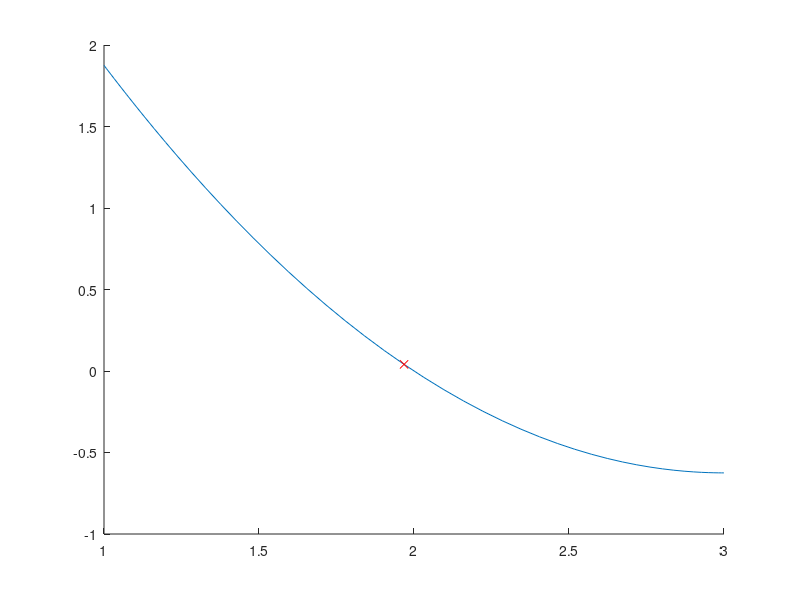
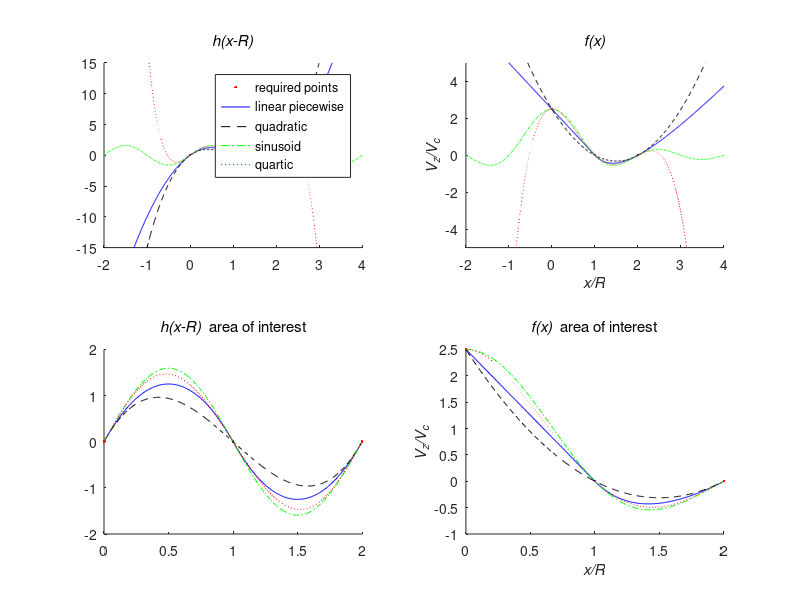

Write the MATLAB code that produced these figures, in order.
%% Velocity test
R = 2;
ri = 2;
vc = 2.5;

r = 1;

t = linspace(-pi, 0, 50);

vz = -vc * (1 - (R + r*cos(t))/(R + ri)).*cos(t);

figure(1); clf; hold on;
plot(R + r*cos(t), vz);
plot(R + r*cos(t(25)), vz(25), 'rx')


%% Linear piecewise
x = linspace(R - 3*ri, R + 3*ri, 1001);
dex = find((x > R-ri) .* (x < R+ri));

vz2 = (x <= R).* (vc - x*vc/R) + ...
      (x >  R).* (-vc*(x - R).*(2*R - x))./x/R;

%% Cubic
vz3 = vc/(2*R^2)*(x.^2 - 3*R*x + 2*R^2);

%% Sinusoid
vz4 = R*vc/pi*sin(pi/R*x);

%% Quintic
% k = 2.8;
% c1 = (vc - 2*k)/(2*R^4);
% c2 = (4*k - vc)/(2*R^4);
% c3 = -k;

call = rref([R^5,    R^3,   R, 0;...
             5*R^4,  3*R^2, 1, vc;...
             10*R^2, 3,     0, 0]);
c1 = call(1,4); c2 = call(2,4); c3 = call(3,4);

vz5 = c1*(x-R).^5 + c2*(x-R).^3 + c3*(x-R);

%% Seventh order
call = rref([R^6,      R^4,     R^2,    1, 0 ;...
             7*R^6,    5*R^4,   3*R^2,  1, vc;...
             21*R^4,   10*R^3,  3,      0, 0 ;...
             1216*R^6, 208*R^4, 28*R^2, 1, 0 ]);
c1 = call(1,5); c2 = call(2,5); c3 = call(3,5); c4 = call(4,5); 

vz6 = c1*(x-R).^7 + c2*(x-R).^5 + c3*(x-R).^3 + c4*(x-R);

%% Plotting
figure(2); clf;

subplot(2,2,1); hold on;
plot([0, 1, 2], [0, 0, 0], 'r.', x/R, vz2.*x, 'b-')    
plot(x/R, vz3.*x, 'k--')
plot(x/R, vz4, 'g-.')
plot(x/R, vz5, 'r:')
axis([min(x/R), max(x/R), -15, 15]);
% plot(x, vz5, 'm-')

legend({'required points', 'linear piecewise', 'quadratic', ...
    'sinusoid', 'quartic'})
title('\it{h(x-R)}')

subplot(2,2,2); hold on;
plot([0, 1, 2], [vc, 0, 0], 'r.', x/R, vz2, 'b-')    
plot(x/R, vz3, 'k--')
plot(x/R, vz4./x, 'g-.')
plot(x/R, vz5./x, 'r:')
% plot(x, vz6./x, 'm-')
axis([min(x/R), max(x/R), -5, 5]);
title('\it{f(x)}')
xlabel('\it{}x/R');
ylabel('\it{}V_z/V_c');

subplot(2,2,3); hold on;
plot([0, 1, 2], [0, 0, 0], 'r.', x(dex)/R, vz2(dex).*x(dex), 'b-')
plot(x(dex)/R, vz3(dex).*x(dex), 'k--')
plot(x(dex)/R, vz4(dex), 'g-.')
plot(x(dex)/R, vz5(dex), 'r:')
% plot(x(dex), vz6(dex), 'm-')
% axis([R - ri, R + ri, -vc/2, vc/2])
title('\it{h(x-R)} \rm area of interest')

subplot(2,2,4); hold on;
plot([0, 1, 2], [vc, 0, 0], 'r.', x(dex)/R, vz2(dex), 'b-')    
plot(x(dex)/R, vz3(dex), 'k--')
plot(x(dex)/R, vz4(dex)./x(dex), 'g-.')
plot(x(dex)/R, vz5(dex)./x(dex), 'r:')
% plot(x(dex), vz6(dex)./x(dex), 'm-')
% axis([R - ri, R + ri, -vc/2, vc])
title('\it{f(x)} \rm area of interest')
xlabel('\it{}x/R');
ylabel('\it{}V_z/V_c');